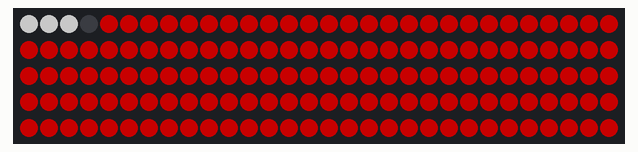
Simulated run of this sketch. Board: Arduino Uno, built with avr-gcc and run on an emulated ATmega328P. Parts: 150 RGB LEDs in strip order, left to right, continuing on the next row. Dim RGB values are drawn brighter than linear.

Above: at 0.16 s.

The sketch:

WhiteLoopRainbow.ino
```cpp
#include <Adafruit_NeoPixel.h>
#define PIN 6
Adafruit_NeoPixel strip = Adafruit_NeoPixel(150, PIN, NEO_GRB + NEO_KHZ800);

//Amount of change for each of the colors at each step
const int rgbChangeSpeed = 5;

//highest value a color would reach.
const int colorMax = 100;
int red = colorMax;
int green = 0;
int blue = 0;

//information about the white pixel bit that flows around
int currentPos = 0;
const int whiteLength = 3;
const int whiteSpeed = 1;

int tempIndex;

//last position position that the white pixel bit was at.
int lastPos = 150;
//previous color that gets overwritten by the white pixel bit.
uint32_t lastColor;

void setup() {
  // put your setup code here, to run once:
  strip.begin();
  strip.show();
}

void loop() {
  //if you've completed a cycle (ie current position is now 0, last position is 150)
  if (currentPos < lastPos) {
    //store lastColor, then find your next incremented color
    lastColor = strip.Color(red,green,blue);
    nextRGB();
  }
  lastPos = currentPos;
  tempIndex = currentPos;
  //sets the little white pixel bit to white.
  while (tempIndex != (currentPos + whiteLength) % 150) {
    strip.setPixelColor(tempIndex,100,100,100);
    tempIndex = (tempIndex + 1) % 150;
  }
  //if you're behind the white thing, get set to the new color
  for (int i = 0; i < currentPos; i++) {
    strip.setPixelColor(i,red,green,blue);
  }
  //if you're beyond the white thing, get set to the old color.
  for (int i = currentPos + whiteLength + 1; i < 150; i++) {
    strip.setPixelColor(i,lastColor);
  }
  //update strip, move white pixel bit forward by speed defined above
  strip.show();
  currentPos += whiteSpeed;
  delay(10);
}

//generates the next color based on the graph: https://academe.co.uk/wp-content/uploads/2012/04/451px-HSV-RGB-comparison.svg_.png
void nextRGB() {
  if (red == colorMax && green < colorMax && blue == 0) {
    green += rgbChangeSpeed;
  } else if (green == colorMax && red > 0 && blue == 0) {
    red -= rgbChangeSpeed;
  } else if (green == colorMax && blue < colorMax && red == 0) {
    blue += rgbChangeSpeed;
  } else if (blue == colorMax && green > 0 && red == 0) {
    green -= rgbChangeSpeed;
  } else if (blue == colorMax && red < colorMax && green == 0) {
    red += rgbChangeSpeed;
  } else if (red == colorMax && blue > 0 && green == 0) {
    blue -= rgbChangeSpeed;
  }
}
```
